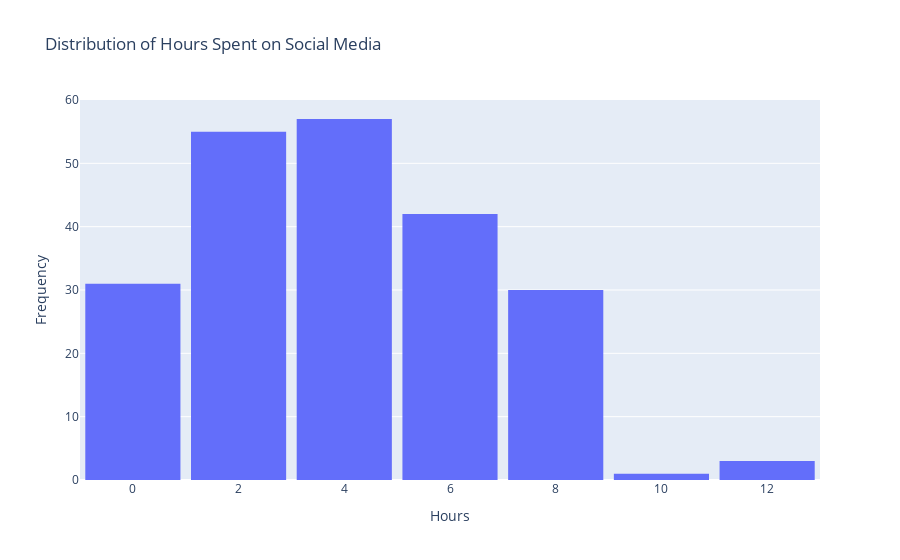

The cell this chart's notebook holds for it:
### Markdown cell above
# Univariate Analysis

### Code cell
fig = px.histogram(df, x='hours_on_social_media', nbins=10, title='Distribution of Hours Spent on Social Media')
fig.update_layout(xaxis_title='Hours', yaxis_title='Frequency',bargap=0.1)
fig.show()

### Figure 1 — Plotly figure (JSON) as saved in the notebook; plotly's stock layout.template omitted (floating-point values rounded to 4 significant figures; data arrays with more than 128 entries replaced by an {"elided": "..."} marker saying what was removed)
{"data": [{"alignmentgroup": "True", "bingroup": "x", "hovertemplate": "hours_on_social_media=%{x}<br>count=%{y}<extra></extra>", "legendgroup": "", "marker": {"color": "#636efa", "pattern": {"shape": ""}}, "name": "", "nbinsx": 10, "offsetgroup": "", "orientation": "v", "showlegend": false, "type": "histogram", "x": {"elided": "219 float values"}, "xaxis": "x", "yaxis": "y"}], "layout": {"bargap": 0.1, "barmode": "relative", "legend": {"tracegroupgap": 0}, "title": {"text": "Distribution of Hours Spent on Social Media"}, "xaxis": {"anchor": "y", "domain": [0, 1], "title": {"text": "Hours"}}, "yaxis": {"anchor": "x", "domain": [0, 1], "title": {"text": "Frequency"}}}}
